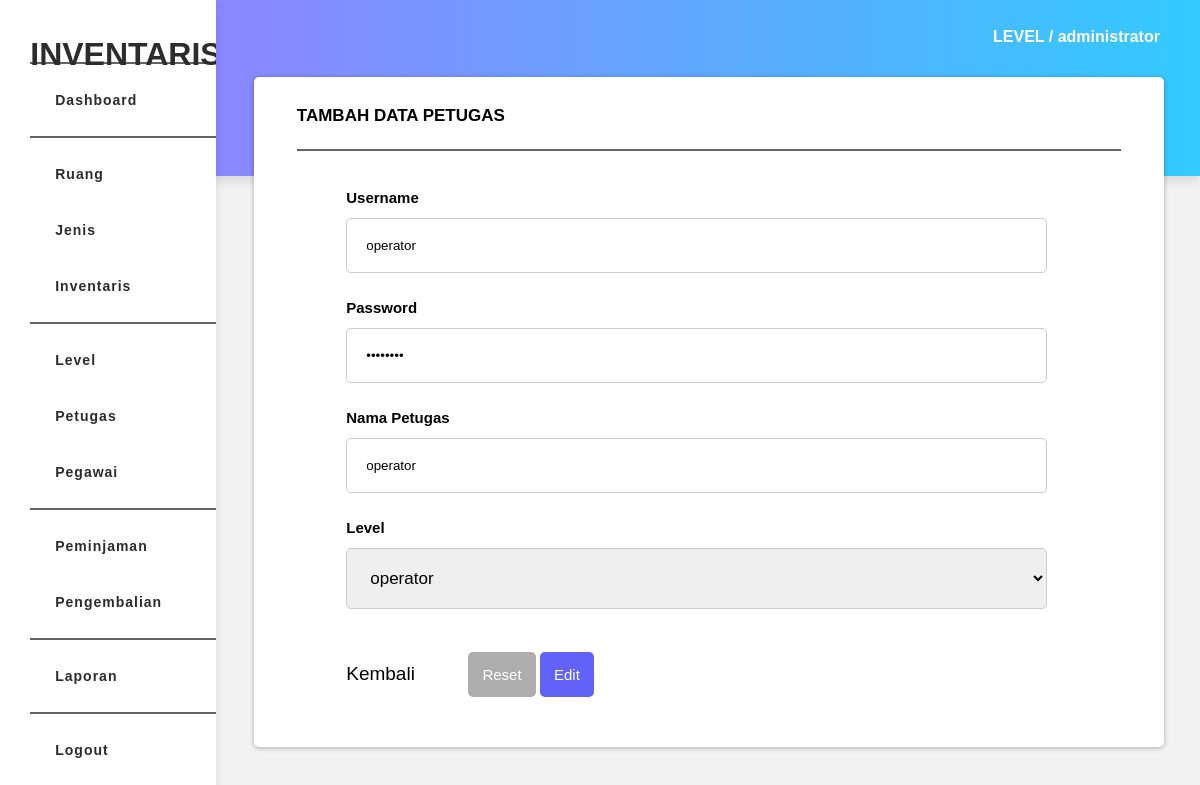
Page /views/petugas/update_petugas.php?id=3 (signed in) on the committed database.
### tables this page shows
CREATE TABLE `petugas` (
  `id_petugas` int(11) NOT NULL,
  `username` varchar(10) NOT NULL,
  `password` varchar(10) NOT NULL,
  `nama_petugas` varchar(30) NOT NULL,
  `id_level` int(11) NOT NULL
);

CREATE TABLE `level` (
  `id_level` int(11) NOT NULL,
  `nama_level` varchar(20) NOT NULL
);

### function/connect.php (called while the page is built, shortened)
<?php
class Connect
{
    private $host = 'localhost';
    private $user = 'root';
    private $pass = '';
    private $db   = 'inventaris';
    function __construct()
    {
        $this->conn = new mysqli($this->host, $this->user, $this->pass, $this->db);
    }
}
?>

### function/f_petugas.php (called while the page is built, shortened)
<?php
include 'connect.php';
class Petugas extends Connect
{
    public function view_edit($id)
    {
        $query = "SELECT petugas.*, level.nama_level FROM petugas
                  INNER JOIN level on petugas.id_level = level.id_level WHERE id_petugas='$id'";
        $hasil = $this->conn->query($query);
        while($row = $hasil->fetch_array())
        {
            $result[] = $row;
        }
        return $result;
    }
}
?>

### views/petugas/update_petugas.php (the view, shortened to what this page needs)
<?php
	include '../../function/f_petugas.php';
	$petugas = new Petugas();
	$id = $_GET['id'];
	$data = $petugas->view_edit($id);
?>
<!DOCTYPE html>
<html>
<head>
	<link rel="stylesheet" href="../../assets/css/style.css">
</head>
<body>
		<?php include '../../page/dashboard/sidebar.php' ?>
	<div class="container">
		<div class="text-level" style="margin-top: 3%;">
			<h4>LEVEL / <?php echo $_SESSION['level']; ?></h4>
		</div>
		<div class="section">
				<div class="text-table">
						<h4>Tambah Data Petugas</h4>
				</div>
				<hr class="line">
				<div class="form-section">
						<form method="post">
						<?php
							foreach($data as $row){
						?>
								<div class="form-input">
										<label class="form-lb">Username</label>
										<input type="text" name="username" class="form-line" placeholder="Username" value="<?php echo $row['username']; ?>">
								</div>
								<div class="form-input">
										<label class="form-lb">Password</label>
										<input type="password" name="password" class="form-line" placeholder="Password" value="<?php echo $row['password']; ?>">
								</div>
								<div class="form-input">
										<label class="form-lb">Nama Petugas</label>
										<input type="text" name="nama_petugas" class="form-line" placeholder="Nama Petugas" value="<?php echo $row['nama_petugas']; ?>">
								</div>
								<div class="form-input">
										<label class="form-lb">Level</label>
										<select name="level">
												<option value="<?php echo $row['id_level']?>"><?php echo $row['nama_level']?></option>
										</select>
								</div>
								<div class="form-btn">
										<a href="view_petugas.php" class="link">Kembali</a>
										<input type="reset" name="reset" class="btn btn-grey" value="Reset" style="margin-left: 7%;">
										<input type="submit" name="submit" class="btn btn-black" value="Edit">
								</div>
							<?php } ?>
						</form>
				</div>
		</div>
	</div>
</body>
</html>

### assets/css/style.css (style rules this page uses)
body { background-color: #f2f2f2; font-family: sans-serif; }
a { text-decoration: none; }
.link { color: black; font-size: 19px; }
.btn-black { background-color: #6362f8 !important; }
.btn-grey { background-color: #adadad !important; }
.btn { color: #fff; padding: 14px; font-size: 15px; border: none; border-radius: 5px; cursor: pointer; }
.container { margin-left: 20%; margin-top: 1%; position: relative; }
.text-level { margin-left: 79%; margin-top: -3.5%; font-family: sans-serif; color: #fff; }
.input, select { border: 0.1em solid #dfdfdf; margin: 10px 0px; padding: 1em; width: 100%; border-radius: 6px; font-size: 17px; }
.section { background-color: #fff; padding: 30px 43px; box-shadow: 0 1px 5px rgba(0, 0, 0, 0.3); display: inline-block; width: 87%; margin: 9px; border-radius: 5px; margin-bottom: 5%; }
.text-table { margin-top: -23px; font-size: 17px; text-transform: uppercase; }
.line { border: 0.5px solid #656363; }
.form-section { margin-left: 6%; margin-right: 9%; margin-top: 3%; }
.form-input { display: grid; padding: 13px 0px; }
.form-line, select { padding: 19px; margin-top: 12px; border: 1px solid #ccc; border-radius: 5px; }
.form-lb { font-size: 15px; font-weight: bold; }
.form-btn { margin-top: 20px; margin-bottom: 20px; }

### rows in the picture
petugas: username "operator", nama_petugas "operator", level "operator"

### other values in the picture
$_SESSION['level'] "administrator"
